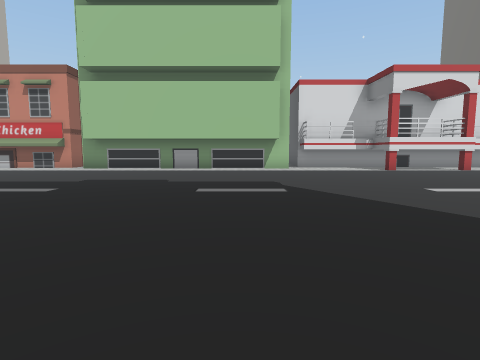
view 1 (above)

24 first-person views from a walk through a 3-D level made in the Unity game engine. The camera is 1.4 m above the floor, tilts 6° down and sees 80° across. The floor is counted in squares, 2 m on a side. Each view is taken from the middle of a square. On the plan, view 1 faces up. The plan holds only what a view shows up to about 10 squares ahead; the rest is blank. The place goes on beyond the plan. The player is left out. Some surface patterns are stand-ins.

view 2
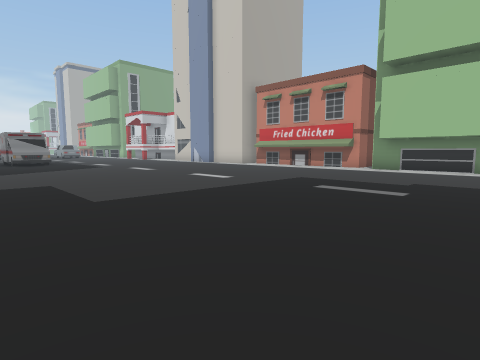

view 3
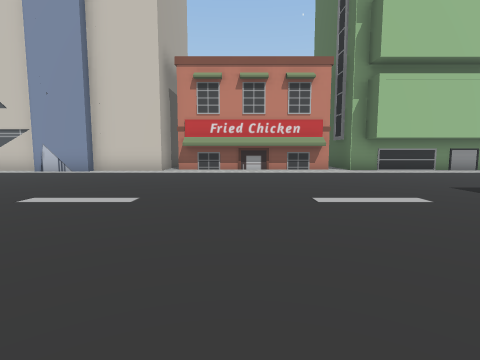

view 4
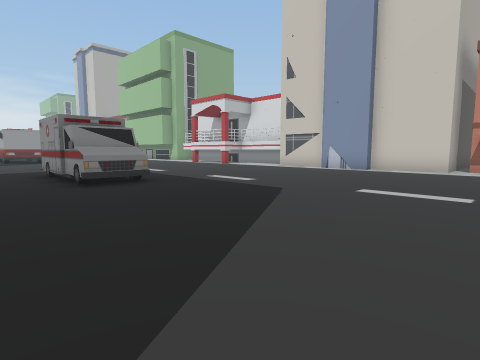

view 5
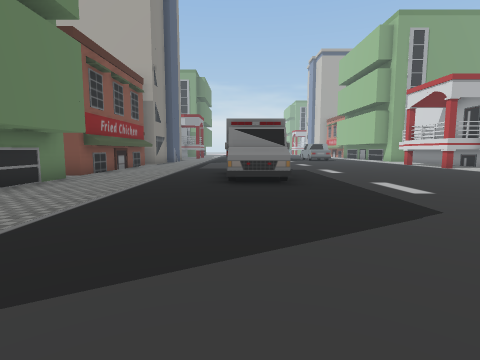

view 6
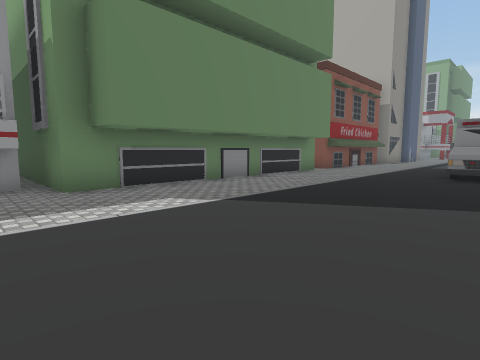

view 7
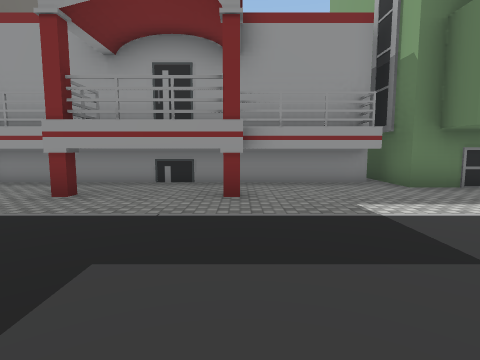

view 8
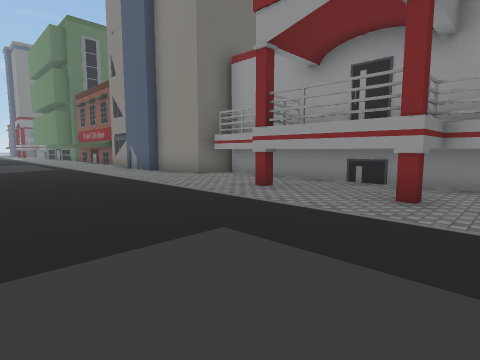

view 9
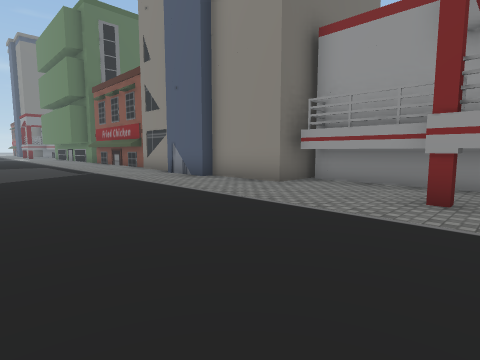

view 10
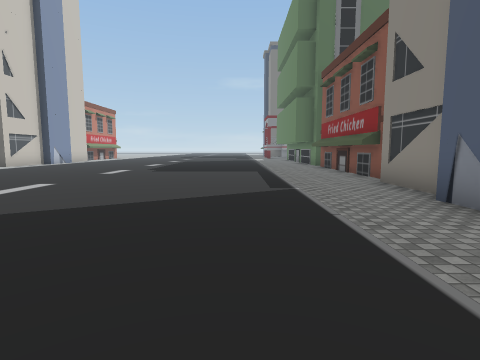

view 11
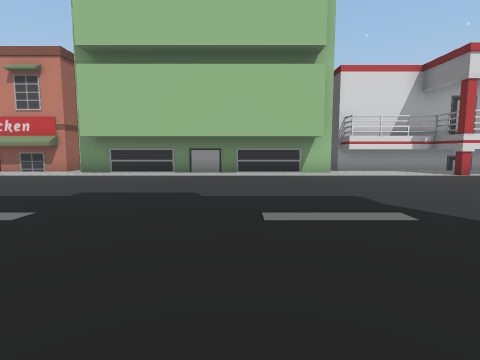

view 12
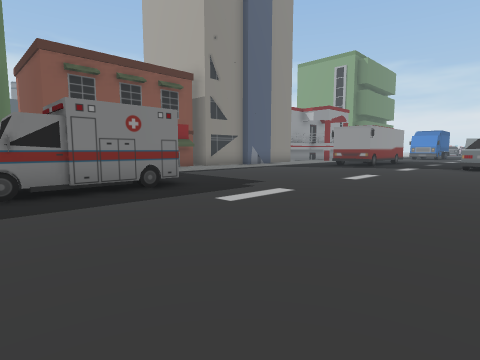

view 13
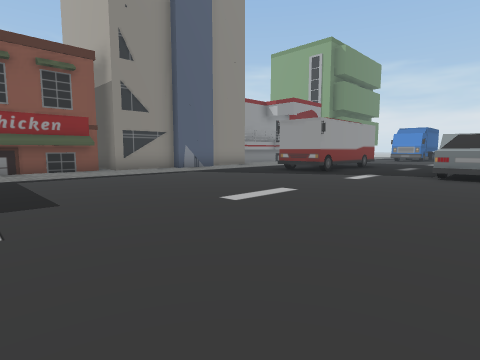

view 14
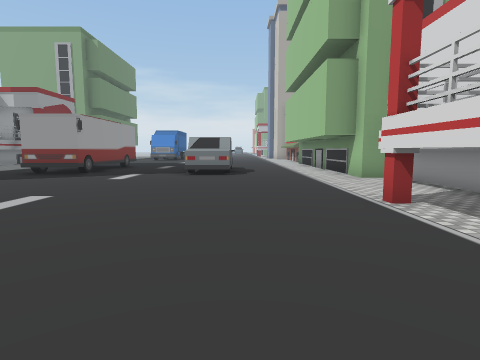

view 15
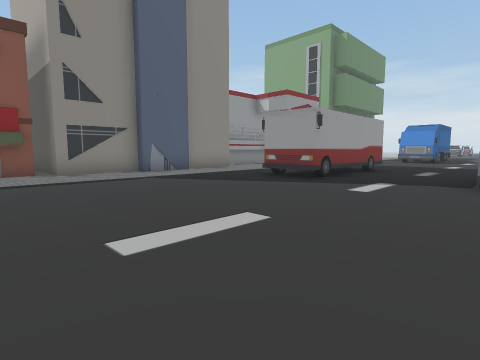

view 16
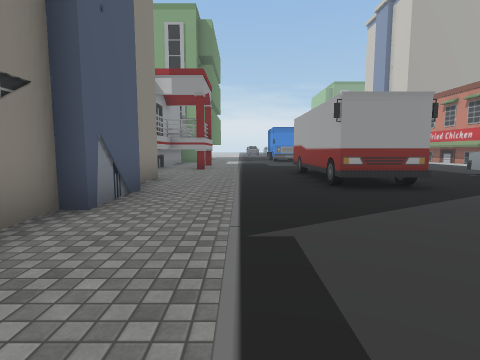

view 17
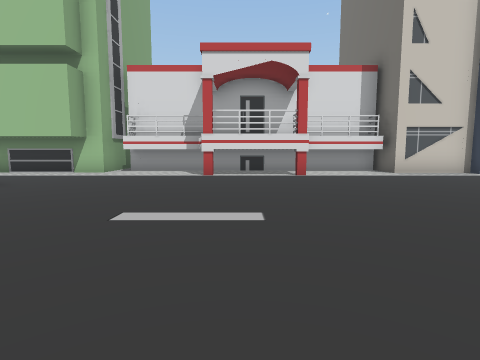

view 18
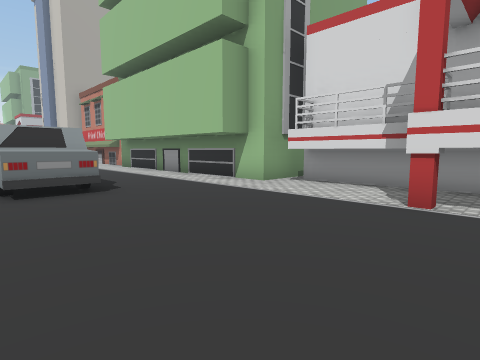

view 19
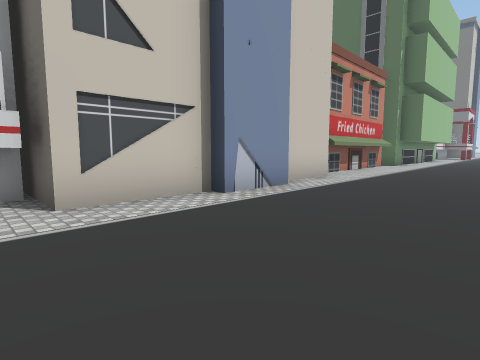

view 20
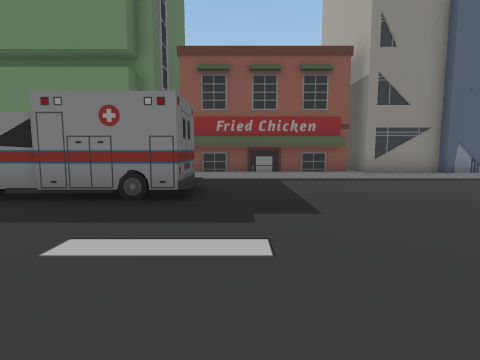

view 21
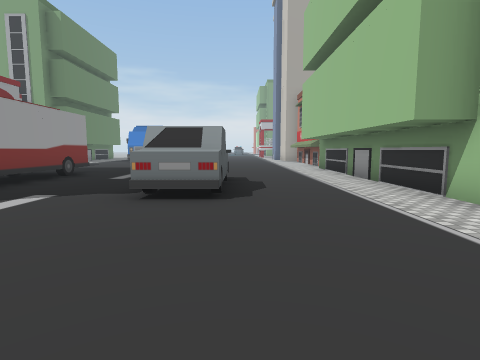

view 22
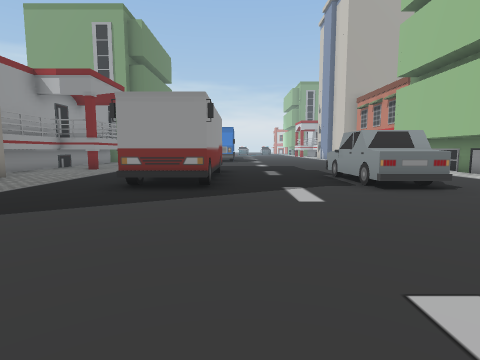

view 23
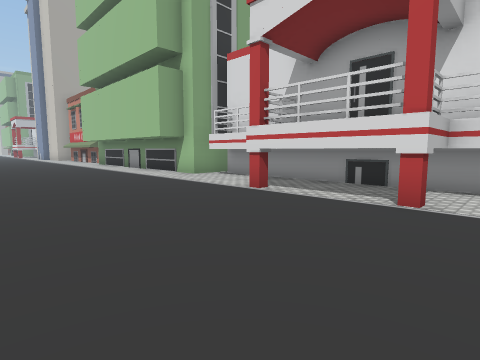

view 24
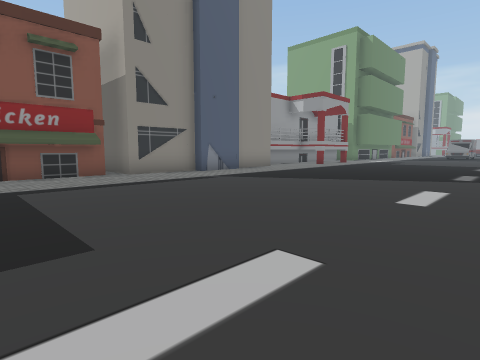

### Floor plan
Key: @ floor where view 1 was taken; # wall or solid block; . floor; B building; C car; U bus; O other object.
Columns run from 34 left of view 1 to 9 right of it. Each row starts with its distance up from view 1.
 16      B
 15      B
 14      B                              B
 13      B         B     B              B
 12      B.########B     B######B       B######
 11 B.BBB....####..BBBBBBB.......BBBBBBB....###.
 10 .........####...........................###.
  9 ............................................
  8 ............................................
  7 ..CCCC......................................
  6 ............................................
  5 ............................................
  4 ............................................
  3 .UUUUU........OOOO..........................
  2 .UUUUU........OOOO..........................
  1 ............................................
  0 ..................................@.........
 -1 ............................................
 -2 .....BB....................####.....BB......
 -3 ###BB  BBB######BBBBBBBB.########BBB  BB####
 -4          B      B      B.        B     B
 -5          B             B.        B     B
 -6          B             B.        B
 -7                        B         B
 -8                        B

Where each view was taken, in squares from view 1:
view 1: 0 up, 0 right, facing up
view 2: 0 up, 2 left, facing up-left
view 3: 1 up, 10 left, facing up
view 4: 0 up, 11 left, facing up-left
view 5: 2 up, 11 left, facing left
view 6: 3 up, 9 left, facing down-left
view 7: 3 up, 7 left, facing down
view 8: 3 up, 8 left, facing down-right
view 9: 3 up, 5 left, facing down-right
view 10: 1 up, 1 left, facing right
view 11: 2 up, 1 left, facing up
view 12: 8 up, 17 left, facing down-left
view 13: 8 up, 21 left, facing down-left
view 14: 8 up, 21 left, facing left
view 15: 7 up, 23 left, facing down-left
view 16: 0 up, 24 left, facing left
view 17: 2 up, 24 left, facing up
view 18: 6 up, 24 left, facing up-left
view 19: 7 up, 20 left, facing up-right
view 20: 7 up, 21 left, facing down
view 21: 8 up, 25 left, facing left
view 22: 4 up, 24 left, facing left
view 23: 6 up, 9 right, facing up-left
view 24: 6 up, 9 right, facing down-left
